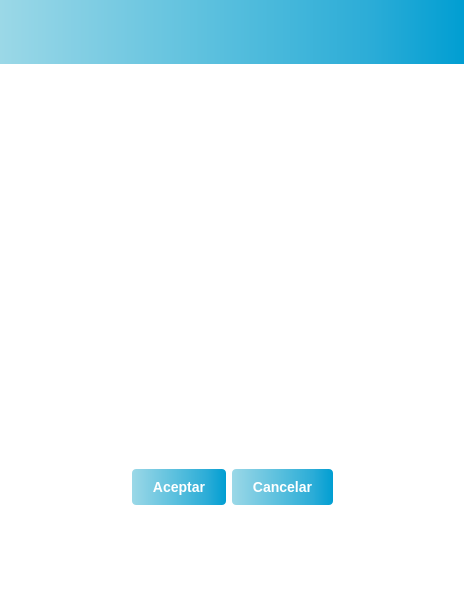
<?xml version="1.0" encoding="UTF-8"?>
<ui version="4.0">
 <class>BorrarUsuarios</class>
 <widget class="QWidget" name="BorrarUsuarios">
  <property name="geometry">
   <rect>
    <x>0</x>
    <y>0</y>
    <width>464</width>
    <height>600</height>
   </rect>
  </property>
  <property name="windowTitle">
   <string>BorrarUsuarios</string>
  </property>
  <property name="styleSheet">
   <string notr="true">/*
#menuForm { 
background: rba(0, 0, 0, 80);
border-radius: 8px;
}
*/
#BorrarUsuarios {background: rgba(255, 255, 255, 1)}
#topPanel {
background-color: qlineargradient(spread:pad, x1:0, y1:0, x2:1, y2:0, stop:0 #9bd8e7, stop:0.2 #7fcde3, stop:0.4 #63c3df, stop:0.6 #47b8db, stop:0.8 #2bacd7, stop:1 #009ed2);
}

/*
#loginButton {
color: black;
backgroun-color: #27a9e3;
border-width: 0px;
border-radius: 3px;
}
*/
</string>
  </property>
  <layout class="QVBoxLayout" name="verticalLayout">
   <property name="leftMargin">
    <number>0</number>
   </property>
   <property name="topMargin">
    <number>0</number>
   </property>
   <property name="rightMargin">
    <number>0</number>
   </property>
   <property name="bottomMargin">
    <number>0</number>
   </property>
   <item>
    <widget class="QWidget" name="topPanel" native="true">
     <layout class="QHBoxLayout" name="horizontalLayout_3">
      <property name="topMargin">
       <number>55</number>
      </property>
     </layout>
    </widget>
   </item>
   <item>
    <layout class="QHBoxLayout" name="horizontalLayout_4" stretch="0">
     <property name="spacing">
      <number>-1</number>
     </property>
     <property name="sizeConstraint">
      <enum>QLayout::SetMaximumSize</enum>
     </property>
     <property name="leftMargin">
      <number>0</number>
     </property>
     <property name="topMargin">
      <number>0</number>
     </property>
     <property name="bottomMargin">
      <number>0</number>
     </property>
     <item>
      <widget class="QLabel" name="label">
       <property name="sizePolicy">
        <sizepolicy hsizetype="Fixed" vsizetype="Fixed">
         <horstretch>0</horstretch>
         <verstretch>0</verstretch>
        </sizepolicy>
       </property>
       <property name="minimumSize">
        <size>
         <width>150</width>
         <height>150</height>
        </size>
       </property>
       <property name="styleSheet">
        <string notr="true"/>
       </property>
       <property name="text">
        <string/>
       </property>
       <property name="pixmap">
        <pixmap resource="../../Documents/GitHub/PI_Grupazo/ProyectoGrupazo/resources.qrc">:/logo/Images/Logo3.png</pixmap>
       </property>
      </widget>
     </item>
    </layout>
   </item>
   <item>
    <layout class="QHBoxLayout" name="horizontalLayout_5">
     <property name="topMargin">
      <number>12</number>
     </property>
     <property name="bottomMargin">
      <number>0</number>
     </property>
     <item>
      <widget class="QWidget" name="menuForm" native="true">
       <property name="sizePolicy">
        <sizepolicy hsizetype="Expanding" vsizetype="MinimumExpanding">
         <horstretch>0</horstretch>
         <verstretch>0</verstretch>
        </sizepolicy>
       </property>
       <property name="minimumSize">
        <size>
         <width>350</width>
         <height>205</height>
        </size>
       </property>
       <property name="sizeIncrement">
        <size>
         <width>0</width>
         <height>0</height>
        </size>
       </property>
       <property name="baseSize">
        <size>
         <width>0</width>
         <height>0</height>
        </size>
       </property>
       <widget class="QWidget" name="verticalLayoutWidget">
        <property name="geometry">
         <rect>
          <x>59</x>
          <y>9</y>
          <width>351</width>
          <height>191</height>
         </rect>
        </property>
        <layout class="QVBoxLayout" name="verticalLayout_2">
         <property name="topMargin">
          <number>0</number>
         </property>
         <property name="bottomMargin">
          <number>0</number>
         </property>
        </layout>
       </widget>
      </widget>
     </item>
    </layout>
   </item>
   <item>
    <layout class="QHBoxLayout" name="horizontalLayout_6">
     <property name="topMargin">
      <number>20</number>
     </property>
     <item>
      <spacer name="horizontalSpacer_2">
       <property name="orientation">
        <enum>Qt::Horizontal</enum>
       </property>
       <property name="sizeHint" stdset="0">
        <size>
         <width>40</width>
         <height>20</height>
        </size>
       </property>
      </spacer>
     </item>
     <item>
      <widget class="QPushButton" name="updateUserButton">
       <property name="sizePolicy">
        <sizepolicy hsizetype="Fixed" vsizetype="Fixed">
         <horstretch>0</horstretch>
         <verstretch>0</verstretch>
        </sizepolicy>
       </property>
       <property name="styleSheet">
        <string notr="true">#updateUserButton {
background-color: qlineargradient(spread:pad, x1:0, y1:0, x2:1, y2:0, stop:0 #9bd8e7, stop:0.2 #7fcde3, stop:0.4 #63c3df, stop:0.6 #47b8db, stop:0.8 #2bacd7, stop:1 #009ed2);
border: none;
color: #fff;
padding: 10px 20px;
border-radius: 4px;
font-weight: 1000;
font-family: &quot;Arial Black&quot;, sans-serif;
font-weight: bold;
font-size: 14px;
}

#updateUserButton:pressed {
background-color: #cccccc;
}

#updateUserButton:checked {
background-color: #cccccc;
}
</string>
       </property>
       <property name="text">
        <string>Aceptar</string>
       </property>
      </widget>
     </item>
     <item>
      <widget class="QPushButton" name="cancelButton">
       <property name="sizePolicy">
        <sizepolicy hsizetype="Fixed" vsizetype="Fixed">
         <horstretch>0</horstretch>
         <verstretch>0</verstretch>
        </sizepolicy>
       </property>
       <property name="styleSheet">
        <string notr="true">#cancelButton {
background-color: qlineargradient(spread:pad, x1:0, y1:0, x2:1, y2:0, stop:0 #9bd8e7, stop:0.2 #7fcde3, stop:0.4 #63c3df, stop:0.6 #47b8db, stop:0.8 #2bacd7, stop:1 #009ed2);
border: none;
color: #fff;
padding: 10px 20px;
border-radius: 4px;
font-weight: 1000;
font-family: &quot;Arial Black&quot;, sans-serif;
font-weight: bold;
font-size: 14px;
}

#cancelButton:pressed {
background-color: #cccccc;
}

#cancelButton:checked {
background-color: #cccccc;
}</string>
       </property>
       <property name="text">
        <string>Cancelar</string>
       </property>
      </widget>
     </item>
     <item>
      <spacer name="horizontalSpacer_3">
       <property name="orientation">
        <enum>Qt::Horizontal</enum>
       </property>
       <property name="sizeHint" stdset="0">
        <size>
         <width>40</width>
         <height>20</height>
        </size>
       </property>
      </spacer>
     </item>
    </layout>
   </item>
   <item>
    <layout class="QHBoxLayout" name="horizontalLayout">
     <property name="topMargin">
      <number>20</number>
     </property>
     <item>
      <spacer name="horizontalSpacer">
       <property name="orientation">
        <enum>Qt::Horizontal</enum>
       </property>
       <property name="sizeType">
        <enum>QSizePolicy::Fixed</enum>
       </property>
       <property name="sizeHint" stdset="0">
        <size>
         <width>305</width>
         <height>20</height>
        </size>
       </property>
      </spacer>
     </item>
     <item>
      <widget class="QPushButton" name="logout">
       <property name="sizePolicy">
        <sizepolicy hsizetype="Fixed" vsizetype="Fixed">
         <horstretch>50</horstretch>
         <verstretch>50</verstretch>
        </sizepolicy>
       </property>
       <property name="styleSheet">
        <string notr="true">#logout {
background-color: white;
/*padding: 10px 20px;*/
border-radius: 4px;
}

#logout:pressed {
background-color: white;
}

#logout:checked {
background-color: white;
}</string>
       </property>
       <property name="text">
        <string/>
       </property>
       <property name="icon">
        <iconset resource="resources.qrc">
         <normaloff>:/icons/Images/logout.png</normaloff>:/icons/Images/logout.png</iconset>
       </property>
       <property name="iconSize">
        <size>
         <width>50</width>
         <height>40</height>
        </size>
       </property>
      </widget>
     </item>
    </layout>
   </item>
   <item>
    <spacer name="verticalSpacer">
     <property name="orientation">
      <enum>Qt::Vertical</enum>
     </property>
     <property name="sizeHint" stdset="0">
      <size>
       <width>20</width>
       <height>30</height>
      </size>
     </property>
    </spacer>
   </item>
  </layout>
 </widget>
 <resources>
  <include location="resources.qrc"/>
 </resources>
 <connections/>
</ui>
